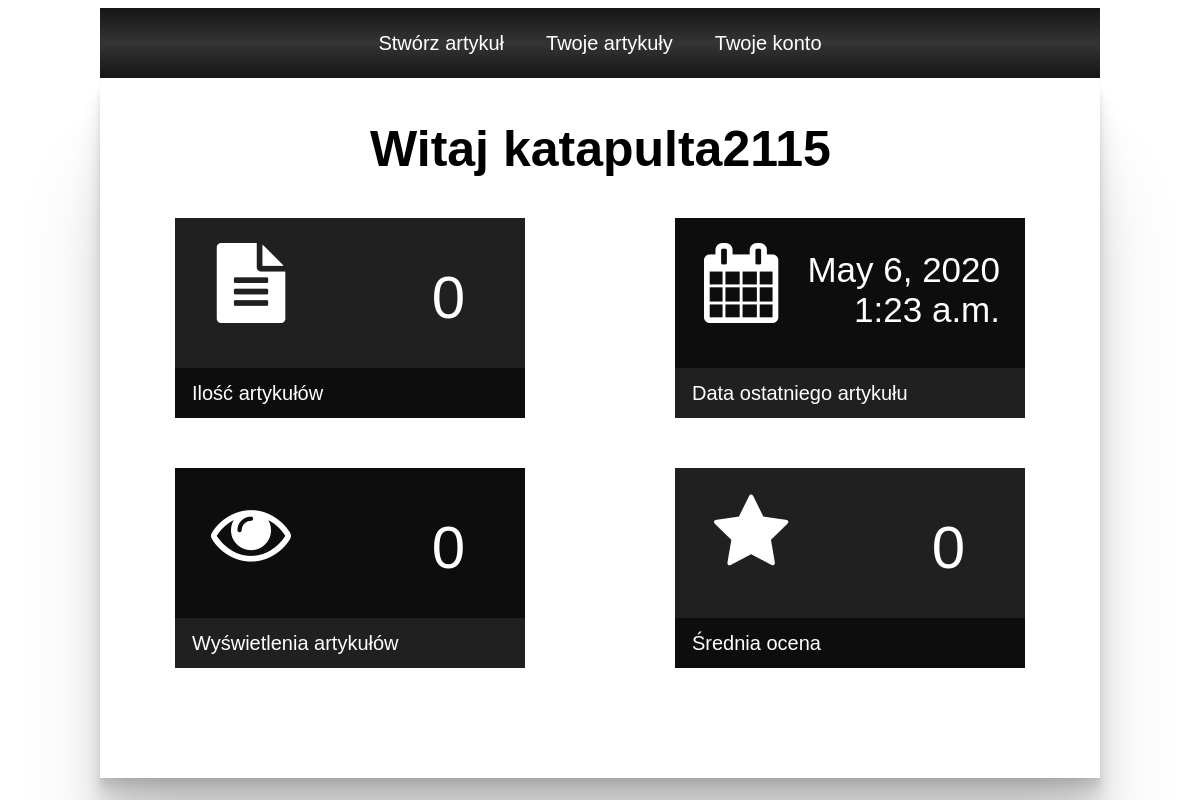
The page /journalist/userPanel (signed in) on the database as committed earlier.
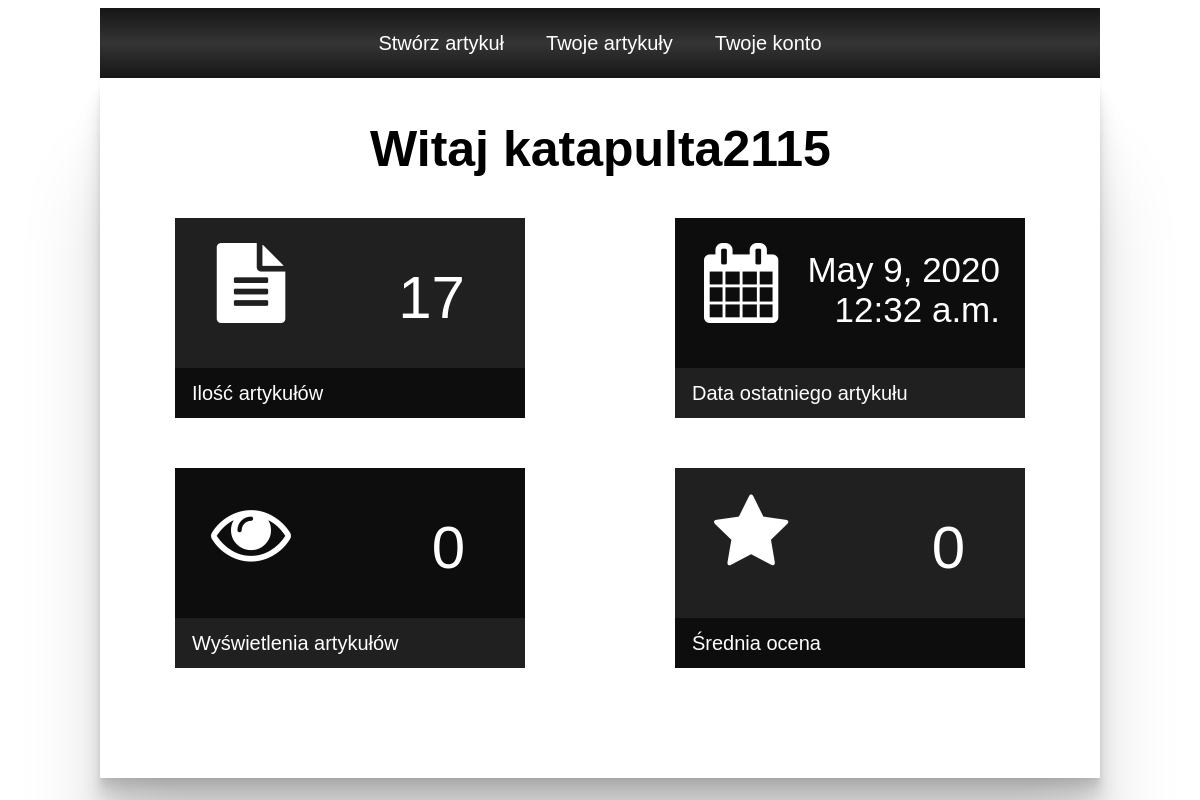
The same page on the database as committed later.
### Wobliczu/models.py (models this page shows, shortened)
class ArticleUser(models.Model):
    user = models.OneToOneField(User, on_delete=models.CASCADE)
    numberOfArticles = models.IntegerField(verbose_name='numberOfArticles')
    last_pub_date = models.DateTimeField(default=datetime.now())
    total_views = models.IntegerField(default=0)

### Wobliczu/views.py (the view)
# urls.py: path('journalist/userPanel', renderUserPanel, name='user-panel'),
def renderUserPanel(request):
    user = request.user
    ruser_id = user.id
    arUser = ArticleUser.objects.get(user_id=ruser_id)
    context = {
        'user': arUser,
        'Articles': Article.objects.all()
    }
    return render(request, 'journalist/userPanel.html', context)

### templates/journalist/userPanel.html (shortened to what this page needs)
{% extends 'base_user.html' %}
{% block content %}
<!DOCTYPE html>
<html lang="en">
<head>
    <link rel="stylesheet" href="../../static/css/userPanelS.css" type="text/css" />
    <link rel="stylesheet" href="../../static/css/fontello.css" type="text/css" />
</head>
<body>
<div id="boxesContainer">
    <h2 style="margin-left: 270px; font-size: 50px; color: black; position: absolute;">Witaj {{ user.user }}</h2>
    <div class="infoBox" style="background-color: #202020; margin-left: 75px; margin-top: 140px">
        <i class="icon-doc-text-inv" style="font-size: 80px; position: absolute; margin-top: 20px; float: left; margin-left: 20px"></i>
        <div class="infoNumber">{{ user.numberOfArticles }}</div>
        <div class="infoBoxFooter" style="background-color: #0d0d0d"><div style="margin-left: 17px">Ilość artykułów</div></div>
    </div>
    <div class="infoBox" style="background-color: #0d0d0d; margin-left: 575px; margin-top: 140px">
        <i class="icon-calendar" style="font-size: 80px; position: absolute; margin-top: 20px; float: left; margin-left: 10px"></i>
        <div class="infoNumber" style="font-size: 35px; margin-right: 15px;margin-left: 35px; margin-top: 32px; width: 290px">{{ user.last_pub_date|date }}<br>{{ user.last_pub_date|time }}</div>
        <div class="infoBoxFooter" style="background-color: #202020"><div style="margin-left: 17px">Data ostatniego artykułu</div></div>
    </div>
    <div class="infoBox" style="background-color: #0d0d0d; margin-left: 75px; margin-top: 390px">
        <i class="icon-eye" style="font-size: 80px; position: absolute; margin-top: 20px; float: left; margin-left: 20px"></i>
        <div class="infoNumber">0</div>
        <div class="infoBoxFooter" style="background-color: #202020"><div style="margin-left: 17px">Wyświetlenia artykułów</div></div>
    </div>
    <div class="infoBox" style="background-color: #202020; margin-left: 575px; margin-top: 390px">
        <i class="icon-star" style="font-size: 80px; position: absolute; margin-top: 20px; float: left; margin-left: 20px"></i>
        <div class="infoNumber">0</div>
        <div class="infoBoxFooter" style="background-color: #0d0d0d"><div style="margin-left: 17px">Średnia ocena</div></div>
    </div>
</div>
</body>
</html>
{% endblock %}

Rows that differ between the two databases and show on the page:
changed ArticleUser "katapulta2115": numberOfArticles "0" → "17"; last_pub_date "May 6, 2020" → "May 9, 2020"; last_pub_date "1:23 a.m." → "12:32 a.m."
